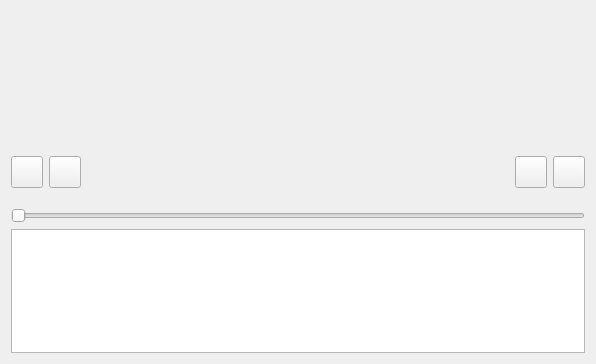
<?xml version="1.0" encoding="UTF-8"?>
<ui version="4.0">
 <class>frmPlayer</class>
 <widget class="QWidget" name="frmPlayer">
  <property name="geometry">
   <rect>
    <x>0</x>
    <y>0</y>
    <width>596</width>
    <height>364</height>
   </rect>
  </property>
  <property name="windowTitle">
   <string>BeboTV</string>
  </property>
  <property name="toolTip">
   <string>Aplicacion de Bebote</string>
  </property>
  <layout class="QVBoxLayout" name="verticalLayout">
   <item>
    <layout class="QHBoxLayout" name="layoutVideo">
     <item>
      <spacer name="verticalSpacer">
       <property name="orientation">
        <enum>Qt::Vertical</enum>
       </property>
       <property name="sizeHint" stdset="0">
        <size>
         <width>20</width>
         <height>200</height>
        </size>
       </property>
      </spacer>
     </item>
    </layout>
   </item>
   <item>
    <layout class="QHBoxLayout" name="horizontalLayout">
     <item>
      <widget class="QPushButton" name="btnChannelDown">
       <property name="maximumSize">
        <size>
         <width>32</width>
         <height>32</height>
        </size>
       </property>
       <property name="toolTip">
        <string>Canal Abajo</string>
       </property>
       <property name="styleSheet">
        <string notr="true">color: rgb(125, 60, 255);</string>
       </property>
       <property name="text">
        <string/>
       </property>
       <property name="icon">
        <iconset>
         <normaloff>../../../../../../usr/share/icons/huayra-limbo/scalable/acciones/down.svg</normaloff>../../../../../../usr/share/icons/huayra-limbo/scalable/acciones/down.svg</iconset>
       </property>
      </widget>
     </item>
     <item>
      <widget class="QPushButton" name="btnChannelUp">
       <property name="maximumSize">
        <size>
         <width>32</width>
         <height>32</height>
        </size>
       </property>
       <property name="toolTip">
        <string>Canal Arriba</string>
       </property>
       <property name="text">
        <string/>
       </property>
       <property name="icon">
        <iconset>
         <normaloff>../../../../../../usr/share/icons/huayra-limbo/scalable/acciones/up.svg</normaloff>../../../../../../usr/share/icons/huayra-limbo/scalable/acciones/up.svg</iconset>
       </property>
      </widget>
     </item>
     <item>
      <spacer name="horizontalSpacer">
       <property name="orientation">
        <enum>Qt::Horizontal</enum>
       </property>
       <property name="sizeHint" stdset="0">
        <size>
         <width>80</width>
         <height>60</height>
        </size>
       </property>
      </spacer>
     </item>
     <item>
      <widget class="QPushButton" name="btnShowChannelsList">
       <property name="maximumSize">
        <size>
         <width>32</width>
         <height>32</height>
        </size>
       </property>
       <property name="text">
        <string/>
       </property>
       <property name="icon">
        <iconset>
         <normaloff>../../../../../../usr/share/icons/huayra-limbo/scalable/acciones/go-top.svg</normaloff>../../../../../../usr/share/icons/huayra-limbo/scalable/acciones/go-top.svg</iconset>
       </property>
      </widget>
     </item>
     <item>
      <widget class="QPushButton" name="btnFullScreen">
       <property name="maximumSize">
        <size>
         <width>32</width>
         <height>32</height>
        </size>
       </property>
       <property name="toolTip">
        <string>Pantalla Completa</string>
       </property>
       <property name="text">
        <string/>
       </property>
       <property name="icon">
        <iconset>
         <normaloff>../../../../../../usr/share/icons/huayra-limbo/scalable/acciones/view-fullscreen.svg</normaloff>../../../../../../usr/share/icons/huayra-limbo/scalable/acciones/view-fullscreen.svg</iconset>
       </property>
      </widget>
     </item>
    </layout>
   </item>
   <item>
    <widget class="QSlider" name="sldVolume">
     <property name="toolTip">
      <string>Control de volumen</string>
     </property>
     <property name="orientation">
      <enum>Qt::Horizontal</enum>
     </property>
    </widget>
   </item>
   <item>
    <widget class="QListView" name="listView"/>
   </item>
  </layout>
 </widget>
 <resources/>
 <connections/>
</ui>
